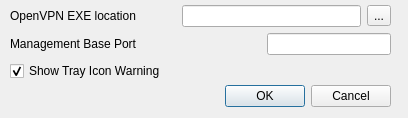
<?xml version="1.0" encoding="UTF-8"?>
<ui version="4.0">
 <class>AppSettings</class>
 <widget class="QDialog" name="AppSettings">
  <property name="geometry">
   <rect>
    <x>0</x>
    <y>0</y>
    <width>408</width>
    <height>118</height>
   </rect>
  </property>
  <property name="windowTitle">
   <string>Settings</string>
  </property>
  <property name="windowIcon">
   <iconset>
    <normaloff>:/resources/settings.png</normaloff>:/resources/settings.png</iconset>
  </property>
  <widget class="QDialogButtonBox" name="buttonBox">
   <property name="geometry">
    <rect>
     <x>50</x>
     <y>80</y>
     <width>341</width>
     <height>32</height>
    </rect>
   </property>
   <property name="orientation">
    <enum>Qt::Horizontal</enum>
   </property>
   <property name="standardButtons">
    <set>QDialogButtonBox::Cancel|QDialogButtonBox::Ok</set>
   </property>
  </widget>
  <widget class="QWidget" name="verticalLayoutWidget">
   <property name="geometry">
    <rect>
     <x>0</x>
     <y>0</y>
     <width>401</width>
     <height>96</height>
    </rect>
   </property>
   <layout class="QVBoxLayout" name="verticalLayout">
    <property name="leftMargin">
     <number>10</number>
    </property>
    <property name="topMargin">
     <number>5</number>
    </property>
    <property name="rightMargin">
     <number>10</number>
    </property>
    <property name="bottomMargin">
     <number>5</number>
    </property>
    <item>
     <layout class="QHBoxLayout" name="horizontalLayout_2">
      <item>
       <widget class="QLabel" name="label">
        <property name="text">
         <string>OpenVPN EXE location</string>
        </property>
       </widget>
      </item>
      <item>
       <spacer name="horizontalSpacer">
        <property name="orientation">
         <enum>Qt::Horizontal</enum>
        </property>
        <property name="sizeType">
         <enum>QSizePolicy::Preferred</enum>
        </property>
        <property name="sizeHint" stdset="0">
         <size>
          <width>40</width>
          <height>20</height>
         </size>
        </property>
       </spacer>
      </item>
      <item>
       <widget class="QLineEdit" name="lineEditOpenVPNEXE">
        <property name="enabled">
         <bool>true</bool>
        </property>
        <property name="autoFillBackground">
         <bool>false</bool>
        </property>
        <property name="readOnly">
         <bool>true</bool>
        </property>
       </widget>
      </item>
      <item>
       <widget class="QToolButton" name="toolButtonOpenVPNEXE">
        <property name="text">
         <string>...</string>
        </property>
       </widget>
      </item>
     </layout>
    </item>
    <item>
     <layout class="QHBoxLayout" name="horizontalLayout">
      <item>
       <widget class="QLabel" name="label_2">
        <property name="text">
         <string>Management Base Port</string>
        </property>
       </widget>
      </item>
      <item>
       <spacer name="horizontalSpacer_2">
        <property name="orientation">
         <enum>Qt::Horizontal</enum>
        </property>
        <property name="sizeHint" stdset="0">
         <size>
          <width>40</width>
          <height>20</height>
         </size>
        </property>
       </spacer>
      </item>
      <item>
       <widget class="QLineEdit" name="lineEditManagementBasePort"/>
      </item>
     </layout>
    </item>
    <item>
     <widget class="QCheckBox" name="checkBoxshowTrayWarning">
      <property name="text">
       <string>Show Tray Icon Warning</string>
      </property>
      <property name="checked">
       <bool>true</bool>
      </property>
     </widget>
    </item>
    <item>
     <spacer name="verticalSpacer">
      <property name="orientation">
       <enum>Qt::Vertical</enum>
      </property>
      <property name="sizeHint" stdset="0">
       <size>
        <width>20</width>
        <height>40</height>
       </size>
      </property>
     </spacer>
    </item>
   </layout>
  </widget>
 </widget>
 <resources>
  <include location="ovpn.qrc"/>
 </resources>
 <connections>
  <connection>
   <sender>buttonBox</sender>
   <signal>rejected()</signal>
   <receiver>AppSettings</receiver>
   <slot>reject()</slot>
   <hints>
    <hint type="sourcelabel">
     <x>316</x>
     <y>91</y>
    </hint>
    <hint type="destinationlabel">
     <x>286</x>
     <y>99</y>
    </hint>
   </hints>
  </connection>
  <connection>
   <sender>buttonBox</sender>
   <signal>accepted()</signal>
   <receiver>AppSettings</receiver>
   <slot>accept()</slot>
   <hints>
    <hint type="sourcelabel">
     <x>265</x>
     <y>72</y>
    </hint>
    <hint type="destinationlabel">
     <x>199</x>
     <y>49</y>
    </hint>
   </hints>
  </connection>
 </connections>
</ui>
